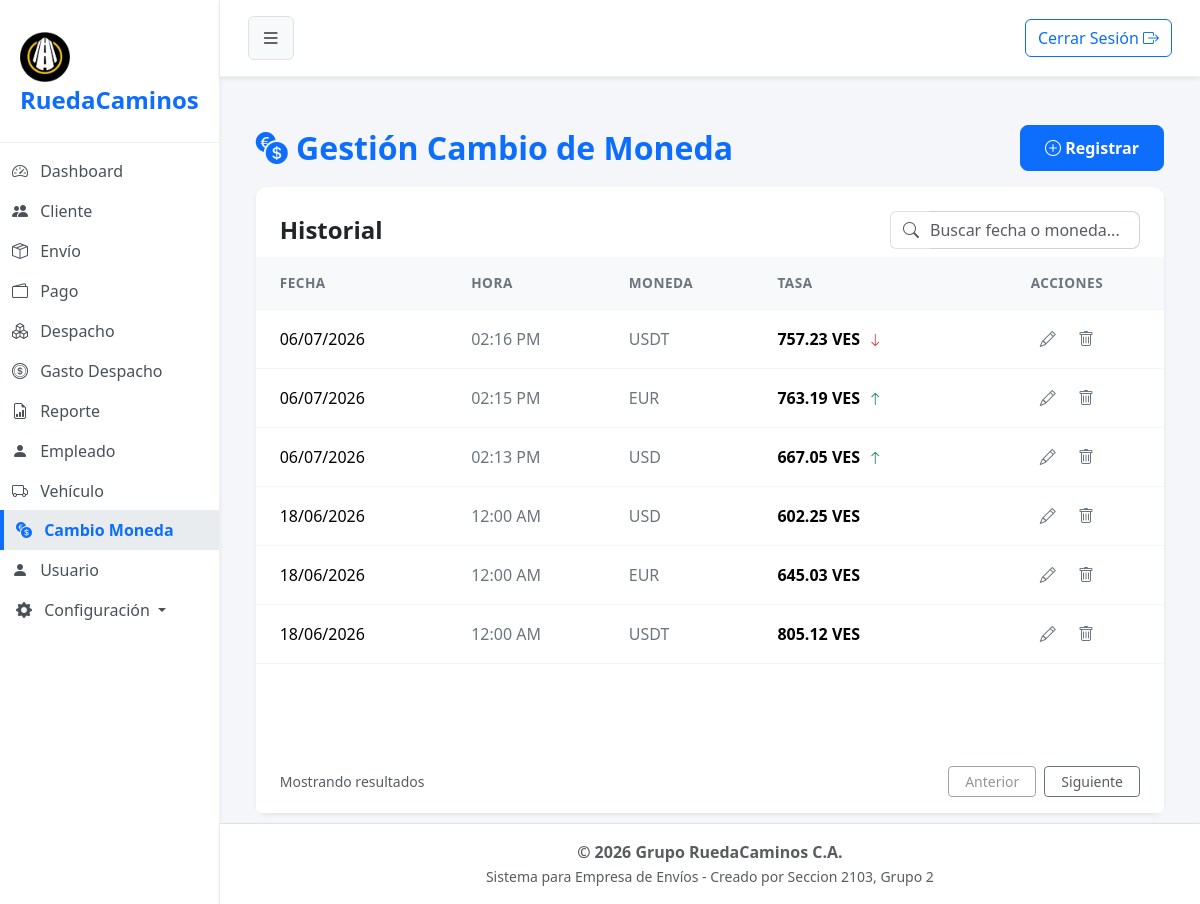
The app's page /?url=cambiomoneda (signed in) with its own data.
### tables this page shows
CREATE TABLE `cambio_moneda` (
  `cod_cambio` int(11) NOT NULL,
  `tasa` float NOT NULL,
  `fecha` datetime NOT NULL,
  `cod_moneda` int(11) NOT NULL,
  `estado` tinyint(1) NOT NULL
);

CREATE TABLE `moneda` (
  `cod_moneda` int(1) NOT NULL,
  `nombre` varchar(15) NOT NULL,
  `abreviatura` varchar(5) NOT NULL,
  `estado` tinyint(1) NOT NULL
);

### app/controller/cambiomonedaController.php (called while the page is built, shortened)
<?php
$cambio = new CambioMoneda();
$registros = $cambio->obt_RegistrosCambios();
include 'app/view/layout/header.php';
include 'app/view/cambiomoneda/cambiomonedaView.php';
include 'app/view/layout/footer.php';
?>

### index.php (called while the page is built, shortened)
<?php
    $frontController = new FrontController();
?>

### app/config/Conexion.php (called while the page is built, shortened)
<?php
abstract class Conexion
{
    public $host = "localhost";
    public $namedb = "grupo_ruedacaminos";
    public $userdb = "root";
    public $passwd = "";
    public function __construct()
    {
        $this->conexion = $this->getConnection();
    }
    public function getConnection(): PDO
    {
        try {
            $dsn = "mysql:host=" . $this->host . ";dbname=" . $this->namedb . ";charset=utf8";
            $conexion = new PDO($dsn, $this->userdb, $this->passwd);
            $conexion->setAttribute(PDO::ATTR_ERRMODE, PDO::ERRMODE_EXCEPTION);
        } catch (PDOException $error) {
            die('No se pudo conectar a la base de datos, error:' . $error->getMessage());
        }
        return $conexion;
    }
}

### app/model/CambioMoneda.php (called while the page is built, shortened)
<?php
class CambioMoneda extends Conexion
{
    public function obt_RegistrosCambios() {
        $sentencia ="SELECT c.cod_cambio, c.tasa, c.fecha, c.cod_moneda, m.abreviatura
                    FROM cambio_moneda c
                    INNER JOIN moneda m ON c.cod_moneda = m.cod_moneda
                    WHERE c.estado = 1
                    GROUP BY c.cod_cambio
                    ORDER BY c.fecha DESC";
        $select = $this->conexion->prepare($sentencia);
        $select->execute();
        return $select->fetchAll(\PDO::FETCH_ASSOC);
    }
} ?>

### app/view/cambiomoneda/componentes/tabla.php (the view)
<div class="card-body p-0">
    <div class="table-responsive">
        <table class="table table-hover align-middle mb-0">
            <thead class="table-light table-header-custom">
                <tr>
                    <th class="ps-4">FECHA</th>
                    <th>HORA</th>
                    <th>MONEDA</th>
                    <th>TASA</th>
                    <th class="pe-4 text-center">ACCIONES</th>
                </tr>
            </thead>
            <tbody>
                <?php
                if (!empty($registros)):
                    $registros = array_values($registros);
                    foreach ($registros as $index => $fila):
                        $tasaComparar = $fila['tasa'];
                        for ($i = $index + 1; $i < count($registros); $i++) {
                            if (isset($registros[$i]['cod_moneda']) && $registros[$i]['cod_moneda'] == $fila['cod_moneda']) {
                                $tasaComparar = $registros[$i]['tasa'];
                                break;
                            }
                        }
                        $color = "";
                        $icono = "";
                        if ($fila['tasa'] > $tasaComparar) {
                            $color = "text-success";
                            $icono = "bi-arrow-up";
                        } elseif ($fila['tasa'] < $tasaComparar) {
                            $color = "text-danger";
                            $icono = "bi-arrow-down";
                        } else {
                            $color = "text-secondary";
                            $icono = "bi-dash";
                        }
                ?>
                    <tr>
                        <td class="ps-4 fw-medium"><?= date('d/m/Y', strtotime($fila['fecha'])) ?></td>
                        <td class="text-secondary"><?= date('h:i A', strtotime($fila['fecha'])) ?></td>
                        <td class="text-secondary"><?= $fila['abreviatura'] ?></td>
                        <td class="fw-bold">
                            <?= number_format($fila['tasa'], 2) ?> VES
                            <?php if($icono != "bi-dash"): ?>
                                <small class="<?= $color ?> ms-1"><i class="bi <?= $icono ?>"></i></small>
                            <?php endif; ?>
                        </td>
                        <td class="pe-4 text-center">
                            <button type="button" class="btn btn-link text-secondary p-0 m-0 align-baseline me-3 btn-editar" title="Editar"
                            data-bs-toggle="modal" data-bs-target="#modalEditarCambio"
                            data-id="<?= $fila['cod_cambio'] ?>"
                            data-tasa="<?= $fila['tasa'] ?>"
                            data-moneda="<?= $fila['cod_moneda'] ?>">
                                <i class="bi bi-pencil"></i>
                            </button>
                            <button type="button" class="btn btn-link text-secondary p-0 m-0 align-baseline btn-eliminar" title="Eliminar"
                            data-id="<?= $fila['cod_cambio'] ?>">
                                <i class="bi bi-trash"></i>
                            </button>
                        </td>
                    </tr>
                <?php endforeach;
                else: echo "<tr><td colspan='5' class='text-center'>No hay registros.</td></tr>";
                endif; ?>
            </tbody>
        </table>
    </div>
</div>

### assets/css/styles.css (style rules this page uses)
body { background-color: #f4f6f9; font-family: "Segoe UI", Tahoma, Geneva, Verdana, sans-serif; overflow-x: hidden; }
.table> :not(caption)>*>* { padding: 1rem 0.75rem; border-bottom-color: #f1f5f9; }
.table-header-custom th { color: #6c757d; font-weight: 600; font-size: 0.85rem; letter-spacing: 0.5px; }

### records on screen
cambio_moneda: fecha "06/07/2026", fecha "02:16 PM", cod_moneda.abreviatura "USDT", tasa "757.23"
cambio_moneda: fecha "06/07/2026", fecha "02:15 PM", cod_moneda.abreviatura "EUR", tasa "763.19"
cambio_moneda: fecha "06/07/2026", fecha "02:13 PM", cod_moneda.abreviatura "USD", tasa "667.05"
cambio_moneda: fecha "18/06/2026", fecha "12:00 AM", cod_moneda.abreviatura "USD", tasa "602.25"
cambio_moneda: fecha "18/06/2026", fecha "12:00 AM", cod_moneda.abreviatura "EUR", tasa "645.03"
cambio_moneda: fecha "18/06/2026", fecha "12:00 AM", cod_moneda.abreviatura "USDT", tasa "805.12"
